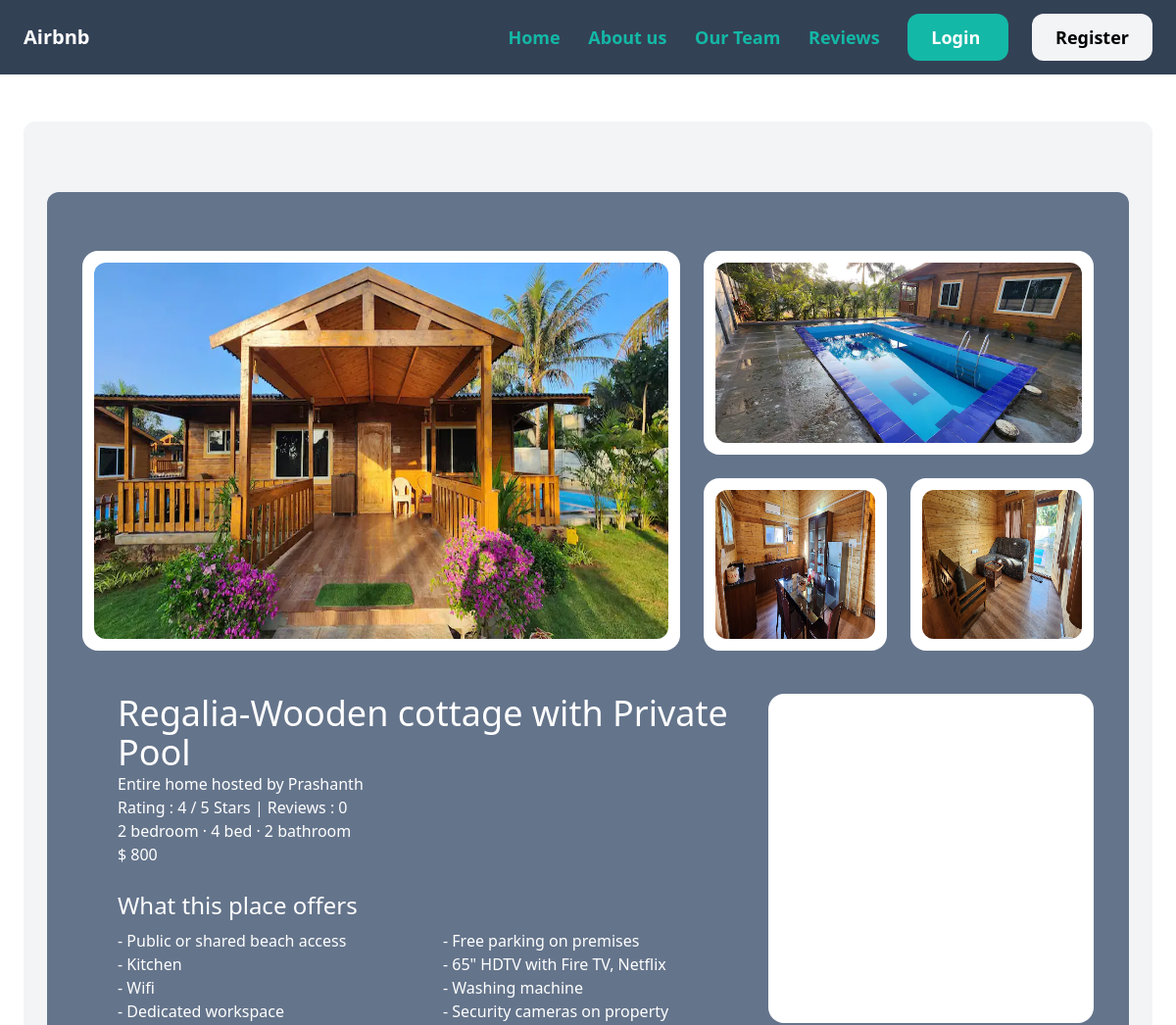
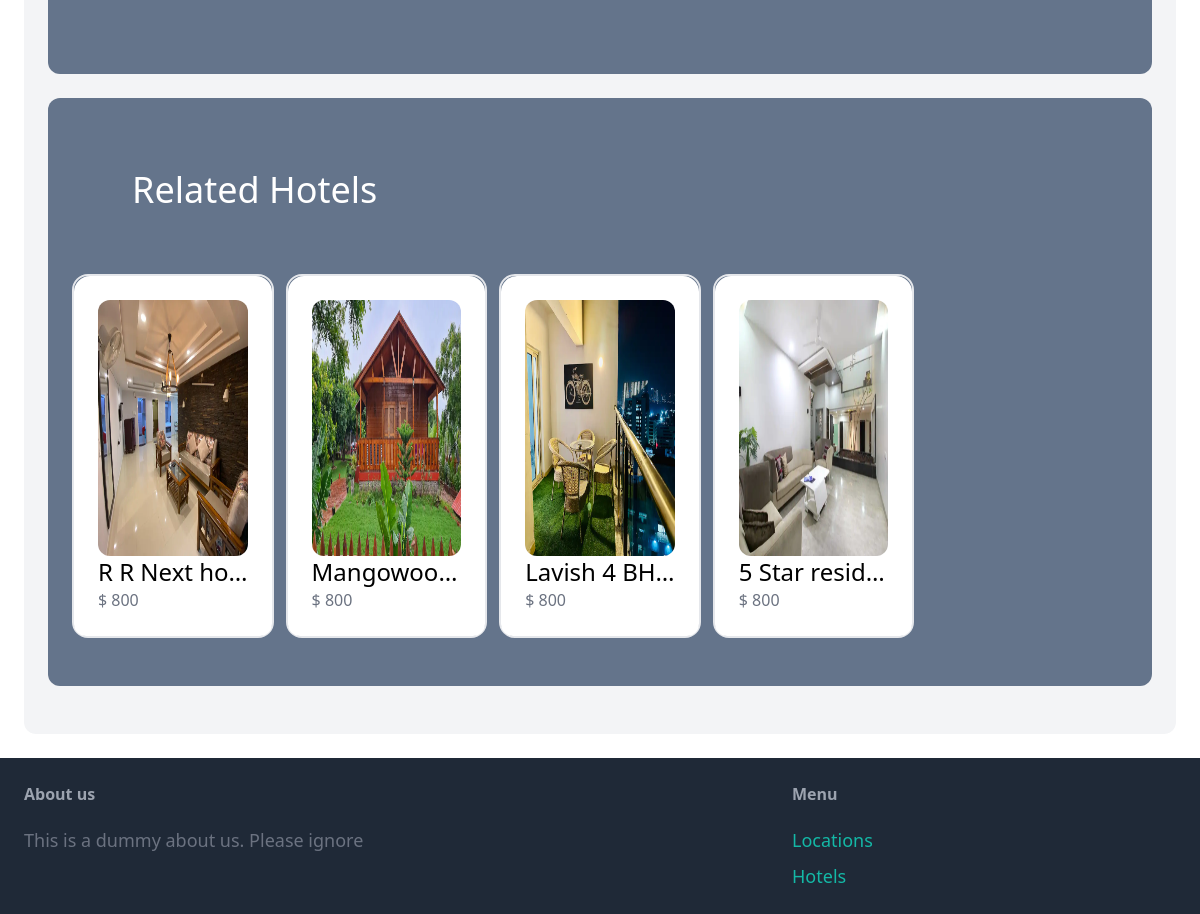
Page /get_hotel_detials/Regalia-Wooden cottage with Private Pool/ on the committed database (2 pictures, top to bottom).
### hotel/models.py (models this page shows, shortened)
class Hotel(models.Model):
    location = models.ForeignKey(Location, on_delete=models.CASCADE)
    name = models.CharField(max_length=50)
    index = models.CharField(max_length=3)
    description = models.TextField()
    short_description = models.CharField(max_length=50, blank=True, null=True)
    host_description = models.CharField(max_length=50, blank=True, null=True)
    long_description = models.TextField(null=True)
    image = models.ImageField(upload_to="hotel_images", blank=True, null=True)
    price = models.IntegerField()

### hotel/views.py (the view)
# urls.py: path('get_hotel_detials/<str:hotel_name>/', get_hotel_detials, name="get_hotel_detials")
def get_hotel_detials(request, hotel_name):
    hotel = Hotel.objects.get(name__iexact=hotel_name)
    location_name = hotel.location.name
    related_hotels = Hotel.objects.filter(location__name=location_name).exclude(name__iexact=hotel_name)
    context = {
        "hotel": hotel,
        "location_name": location_name,
        "hotels": related_hotels
    }
    return render(request, "hotel/hotel_details.html", context=context)

### hotel/templates/hotel/hotel_details.html
{% extends 'core/base.html' %}
{% block content %}
<div class="mt-6 px-6 py-12 bg-gray-100 rounded-xl">
    <div class="mt-6 px-6 py-12 bg-slate-500 rounded-xl">
        <div class="grid grid-cols-5">
            <div class="bg-white p-3 m-3 rounded-2xl col-span-3">
                <img src="/media/hotels/{{hotel.location.name|lower}}/house{{hotel.index}}.png" class="rounded-xl w-full h-96">
            </div>
            <div class="col-span-2">
                <div class="bg-white p-3 m-3 rounded-2xl h-52">
                    <img src="/media/hotels/{{hotel.location.name|lower}}/house{{hotel.index}}1.png" class="rounded-xl w-full h-full">
                </div>
                <div class="grid grid-cols-2">
                    <div class="bg-white p-3 m-3 rounded-2xl h-44">
                        <img src="/media/hotels/{{hotel.location.name|lower}}/house{{hotel.index}}2.png" class="rounded-xl w-full h-full">
                    </div>
                    <div class="bg-white p-3 m-3 rounded-2xl h-44">
                        <img src="/media/hotels/{{hotel.location.name|lower}}/house{{hotel.index}}3.png" class="rounded-xl w-full h-full">
                    </div>
                </div>
            </div>
        </div>
        <div class="grid grid-cols-2 mt-5">
            <div class="mb-4 ml-9 p-3 text-white col-span-2">
                <div class="grid grid-cols-3">
                    <div class="col-span-2">
                        <h1 class="h1 text-white text-4xl">{{hotel.name}}</h1>
                        <h2 class="h2"> {{hotel.host_description}} </h2>
                        <h3 class="h3">Rating : {{hotel.short_description}} Stars | Reviews : 0</h3>
                        <h3 class="h3">{{hotel.long_description}}</h3>
                        <h3 class="h3">$ {{hotel.price}}</h3>
                        <h2 class="h2 pt-6 pb-2 text-white text-2xl">What this place offers</h2>
                        <div class="grid grid-cols-2 text-m" >
                            <ul>
                                <li>- Public or shared beach access</li>
                                <li>- Kitchen</li>
                                <li>- Wifi</li>
                                <li>- Dedicated workspace</li>
                            </ul>
                            <ul>
                                <li>- Free parking on premises</li>
                                <li>- 65" HDTV with Fire TV, Netflix</li>
                                <li>- Washing machine</li>
                                <li>- Security cameras on property</li>
                            </ul>
                        </div>
                    </div>
                    <div class="bg-white p-3 rounded-2xl w-full">
                    </div>
                </div>
            </div>
        </div>
    </div>
    <div class="mt-6 px-6 py-12 bg-slate-500  rounded-xl">
        <div class="mb-4 ml-9 p-6 text-white">
            <h1 class="h1  text-white text-4xl">Related Hotels</h1>
        </div>
        <div class="grid grid-cols-5 gap-3 mt-10">
            {% for hotel in hotels %}
                <a href={% url "get_hotel_detials" hotel_name=hotel.name %} class="border-2 max-w-none rounded-2xl">
                    <div class="p-6 bg-white rounded-b-xl max-w-xs h-full rounded-2xl">
                        <img src="/media/hotels/{{hotel.location.name|lower}}/house{{hotel.index}}.png" class="rounded-xl h-64 w-72">
                        <h2 class="text-2xl truncate">{{hotel.name}}</h2>
                        <p class="text-gray-500">$ {{hotel.price}}</p>
                    </div>
                </a>
            {% endfor %}
        </div>
    </div>
</div>
{% endblock %}

### rows in the picture
Hotel: name "Regalia-Wooden cottage with Private Pool", host_description "Entire home hosted by Prashanth", short_description "4 / 5", long_description "2 bedroom · 4 bed · 2 bathroom", price "800"
Hotel: shows a picture, name "R R Next ho…", price "800"
Hotel: shows a picture, name "Mangowoo…", price "800"
Hotel: shows a picture, name "Lavish 4 BH…", price "800"
Hotel: shows a picture, name "5 Star resid…", price "800"
